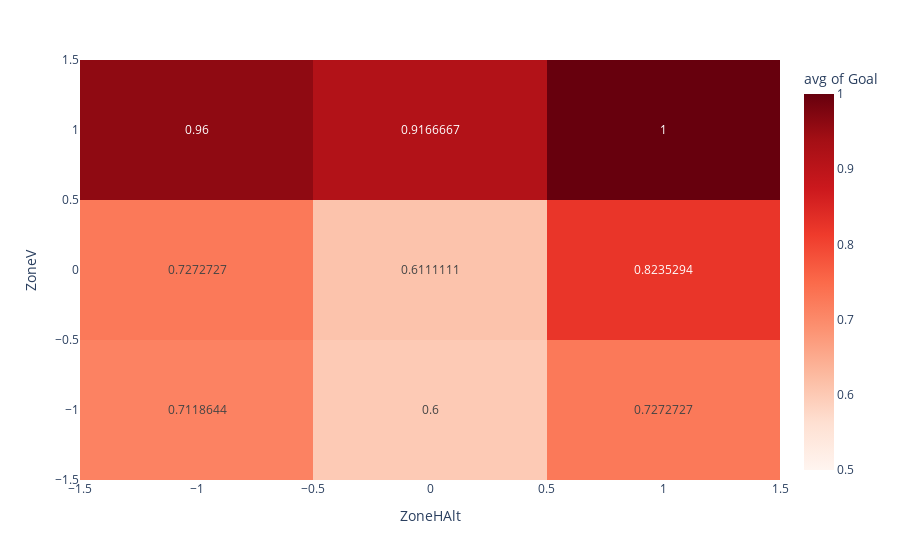

Notebook source saved alongside this figure:
### Code cell
fig = px.density_heatmap(df[df.OnTarget == 1], x="ZoneHAlt", y="ZoneV", z="Goal", histfunc='avg', text_auto=True, color_continuous_scale='reds', range_color=[0.5,1])
fig.show()

### Figure 1 — Plotly figure (JSON) as saved in the notebook; plotly's stock layout.template omitted (floating-point values rounded to 4 significant figures; data arrays with more than 128 entries replaced by an {"elided": "..."} marker saying what was removed)
{"data": [{"coloraxis": "coloraxis", "histfunc": "avg", "hovertemplate": "ZoneHAlt=%{x}<br>ZoneV=%{y}<br>avg of Goal=%{z}<extra></extra>", "name": "", "texttemplate": "%{z}", "type": "histogram2d", "x": {"elided": "256 int values"}, "xaxis": "x", "xbingroup": "x", "y": {"elided": "256 int values"}, "yaxis": "y", "ybingroup": "y", "z": {"elided": "256 int values"}}], "layout": {"autosize": true, "coloraxis": {"cmax": 1, "cmin": 0.5, "colorbar": {"title": {"text": "avg of Goal"}}, "colorscale": [[0, "rgb(255,245,240)"], [0.125, "rgb(254,224,210)"], [0.25, "rgb(252,187,161)"], [0.375, "rgb(252,146,114)"], [0.5, "rgb(251,106,74)"], [0.625, "rgb(239,59,44)"], [0.75, "rgb(203,24,29)"], [0.875, "rgb(165,15,21)"], [1, "rgb(103,0,13)"]]}, "legend": {"tracegroupgap": 0}, "margin": {"t": 60}, "xaxis": {"anchor": "y", "autorange": true, "domain": [0, 1], "range": [-1.5, 1.5], "title": {"text": "ZoneHAlt"}, "type": "linear"}, "yaxis": {"anchor": "x", "autorange": true, "domain": [0, 1], "range": [-1.5, 1.5], "title": {"text": "ZoneV"}, "type": "linear"}}}
